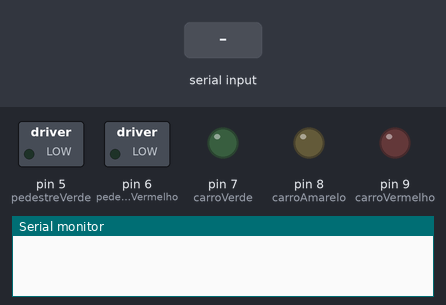
A sketch run on a simulated Arduino Uno, built with avr-gcc and run on an emulated ATmega328P. On the bench: switched loads named in the sketch (green lamp = pin HIGH), output pins drawn as LEDs (lit = HIGH), the last lines printed to the serial monitor. Inputs (shaded band) come from the test bench.

Above: at 1.2 s.
1.3 s: "1" received over Serial
At 1.7 s:
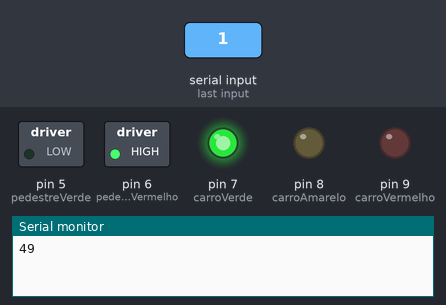
Timing chart, 0 to 4.3 s (numbered marks = the images above; inputs shaded):
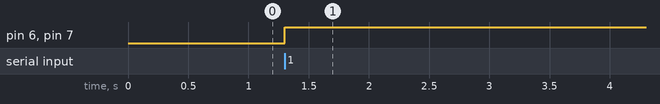

Measured:
- after the input at 1.3 s, pin 6 (pedestreVermelho), pin 7 (carroVerde): LOW → HIGH at once

The sketch:

semaforoInterativo.ino
```cpp
const int carroVermelho = 9;
const int carroAmarelo = 8;
const int carroVerde = 7;
const int botao = 2;
const int pedestreVermelho = 6;
const int pedestreVerde = 5;
const int tempoEspera = 6000;
unsigned long tempo = tempoEspera;
int pedestreAcionouBotao = 0;
int semaforo = 0;
int semaforoBotao = 0;
void setup(){
  pinMode(carroVermelho, OUTPUT);
  pinMode(carroAmarelo, OUTPUT);
  pinMode(carroVerde, OUTPUT);
  pinMode(pedestreVermelho, OUTPUT);
  pinMode(pedestreVerde, OUTPUT);
  pinMode(botao, INPUT);
  Serial.begin(9600);
}

void loop(){
  if(Serial.available() > 0 ){
    semaforo = Serial.read();
    Serial.println(semaforo);
  }

  /*pedestreAcionouBotao = digitalRead(botao);
  if(pedestreAcionouBotao == HIGH && (millis() - tempo) > 6000){
    if(semaforo == '1'){
      pedestre();
    }else{
      acender();
      delay(1000);
      semaforo = '1';
    }
  }*/
  if(semaforo == '1'){
    acender();
  }
}

void acender(){
    digitalWrite(carroVerde,HIGH);
    digitalWrite(pedestreVermelho,HIGH);
    semaforoBotao = 1;
}

void pedestre(){
    digitalWrite(carroVerde,LOW);
    digitalWrite(carroAmarelo,HIGH);
    delay(3000);
    digitalWrite(carroAmarelo,LOW);
    digitalWrite(carroVermelho,HIGH);
    delay(3000);
    digitalWrite(pedestreVermelho,LOW);
    digitalWrite(pedestreVerde,HIGH);
    delay(3000);
    for(int i = 0; i <=10;i++){
      digitalWrite(pedestreVerde,HIGH);
      delay(250);
      digitalWrite(pedestreVerde,LOW);
      delay(250);
    }
    digitalWrite(pedestreVermelho,HIGH);
    delay(1000);
    digitalWrite(carroAmarelo,HIGH);
    digitalWrite(carroVermelho,LOW);
    delay(1000);
    digitalWrite(carroAmarelo,LOW);
    digitalWrite(carroVerde,HIGH);
    tempo = millis();
    semaforo = '1';
}

void apagar(){
    digitalWrite(carroVerde,LOW);
    digitalWrite(carroAmarelo,LOW);
    digitalWrite(carroVermelho,LOW);
    digitalWrite(pedestreVermelho,LOW);
    digitalWrite(pedestreVerde,LOW);
}
```
